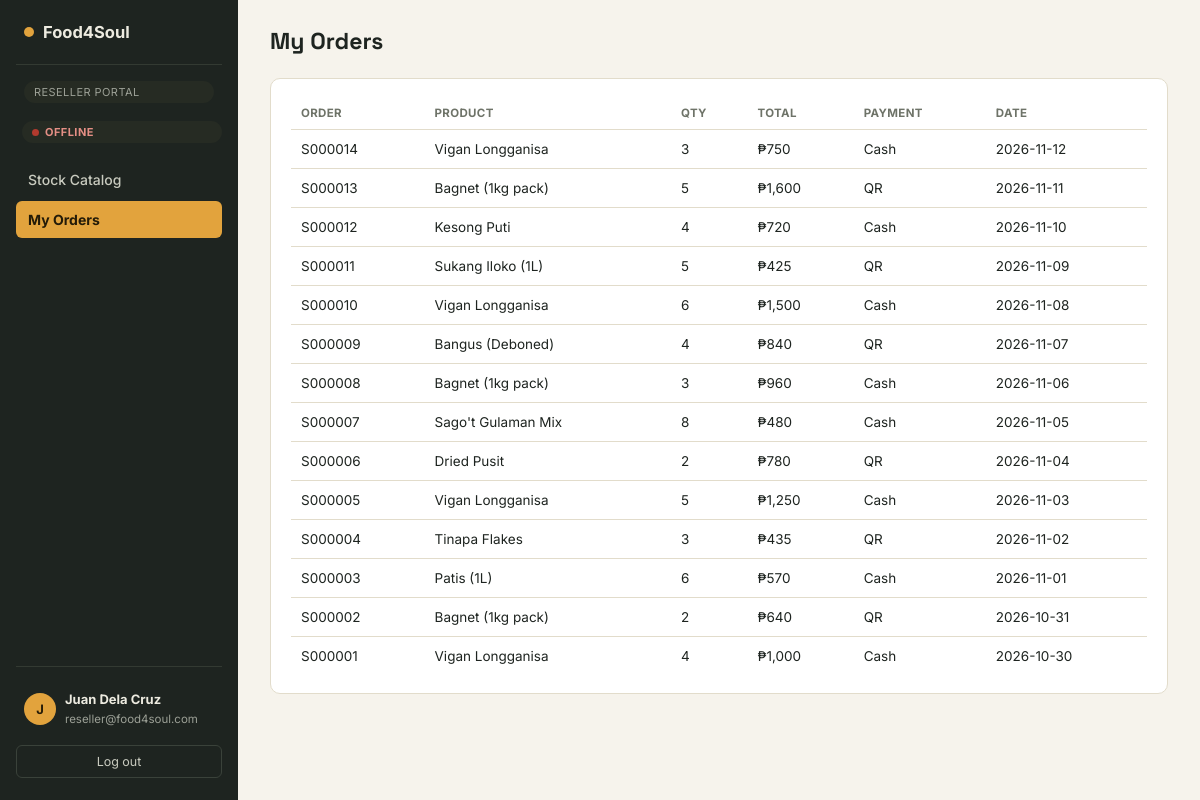
Page /reseller/orders.php (signed in) on the committed database.
### tables this page shows
CREATE TABLE sales (
  Sale_ID         VARCHAR(10) PRIMARY KEY,
  Sale_Date       DATE NOT NULL,
  User_ID         VARCHAR(10) NOT NULL,
  Product_ID      VARCHAR(10) NOT NULL,
  Quantity_Sold   INT NOT NULL,
  Unit_Price      DECIMAL(10,2) NOT NULL,
  Total_Amount    DECIMAL(10,2) NOT NULL,
  Payment_Method  ENUM('Cash','QR') DEFAULT 'Cash',
  CONSTRAINT fk_sales_user    FOREIGN KEY (User_ID)    REFERENCES users(User_ID)       ON DELETE CASCADE,
  CONSTRAINT fk_sales_product FOREIGN KEY (Product_ID) REFERENCES products(Product_ID) ON DELETE CASCADE
);

CREATE TABLE products (
  Product_ID              VARCHAR(10)  PRIMARY KEY,
  Product_Name            VARCHAR(100) NOT NULL,
  Description             TEXT,
  Category                VARCHAR(50),
  Unit_Price              DECIMAL(10,2) NOT NULL,
  Current_Stock_Quantity  INT NOT NULL DEFAULT 0,
  Supplier_ID             VARCHAR(10),
  CONSTRAINT fk_products_supplier
    FOREIGN KEY (Supplier_ID) REFERENCES suppliers(Supplier_ID) ON DELETE SET NULL
);

### includes/functions.php (called while the page is built, shortened)
<?php
function peso($amount) {
    return '₱' . number_format((float)$amount, 0);
}

### reseller/orders.php (the view, shortened to what this page needs)
<?php
require_once __DIR__ . '/../includes/auth.php';
require_once __DIR__ . '/../includes/functions.php';
$stmt = $pdo->prepare("SELECT s.*, p.Product_Name FROM sales s JOIN products p ON p.Product_ID = s.Product_ID
                        WHERE s.User_ID = ? ORDER BY s.Sale_Date DESC, s.Sale_ID DESC");
$stmt->execute([current_user()['User_ID']]);
$mine = $stmt->fetchAll();
require __DIR__ . '/../includes/header.php';
?>
<div class="topbar"><h1>My Orders</h1></div>
<div class="panel" data-live="my-orders"><div class="table-scroll">
  <table>
    <thead><tr><th>Order</th><th>Product</th><th>Qty</th><th>Total</th><th>Payment</th><th>Date</th></tr></thead>
    <tbody>
      <?php foreach ($mine as $s): ?>
        <tr>
          <td><?= htmlspecialchars($s['Sale_ID']) ?></td>
          <td><?= htmlspecialchars($s['Product_Name']) ?></td>
          <td><?= (int)$s['Quantity_Sold'] ?></td>
          <td><?= peso($s['Total_Amount']) ?></td>
          <td><?= htmlspecialchars($s['Payment_Method']) ?></td>
          <td><?= htmlspecialchars($s['Sale_Date']) ?></td>
        </tr>
      <?php endforeach; ?>
    </tbody>
  </table>
</div></div>
<?php require __DIR__ . '/../includes/footer.php'; ?>

### assets/css/style.css (style rules this page uses)
:root { --ink:#1E2420; --ink-soft:#3A433C; --paper:#F6F3EC; --paper-raised:#FFFFFF; --line:#E2DCCB; --marigold:#E2A33D; --marigold-deep:#B97F1F; --basil:#3E6B52; --basil-soft:#E6EEE7; --paprika:#B23A2E; --paprika-soft:#F7E4DF; --slate:#6E7368; --radius-sm:6px; --radius-md:10px; --radius-lg:18px; }
* { box-sizing:border-box; }
html,body { height:100%; }
body { margin:0;font-family:'Inter',system-ui,sans-serif;background:var(--paper);color:var(--ink); }
h1,h2,h3,.num { font-family:'Space Grotesk',system-ui,sans-serif; }
.topbar { display:flex;align-items:center;justify-content:space-between;margin-bottom:22px;gap:16px;flex-wrap:wrap; }
.topbar h1 { font-size:23px;margin:0; }
.panel { background:var(--paper-raised);border:1px solid var(--line);border-radius:var(--radius-md);padding:18px 20px;margin-bottom:20px; }
.table-scroll { overflow-x:auto; }
table { width:100%;border-collapse:collapse;font-size:13.5px; }
th { text-align:left;font-size:11.5px;text-transform:uppercase;letter-spacing:.03em;color:var(--slate);padding:9px 10px;border-bottom:1px solid var(--line); }
td { padding:11px 10px;border-bottom:1px solid var(--line);vertical-align:middle; }
tr:last-child td { border-bottom:none; }
th { white-space:nowrap; }

### rows in the picture
sales: Sale_ID "S000014", Product_ID.Product_Name "Vigan Longganisa", Quantity_Sold "3", Total_Amount "₱750", Payment_Method "Cash", Sale_Date "2026-11-12"
sales: Sale_ID "S000013", Product_ID.Product_Name "Bagnet (1kg pack)", Quantity_Sold "5", Total_Amount "₱1,600", Payment_Method "QR", Sale_Date "2026-11-11"
sales: Sale_ID "S000012", Product_ID.Product_Name "Kesong Puti", Quantity_Sold "4", Total_Amount "₱720", Payment_Method "Cash", Sale_Date "2026-11-10"
sales: Sale_ID "S000011", Product_ID.Product_Name "Sukang Iloko (1L)", Quantity_Sold "5", Total_Amount "₱425", Payment_Method "QR", Sale_Date "2026-11-09"
sales: Sale_ID "S000010", Product_ID.Product_Name "Vigan Longganisa", Quantity_Sold "6", Total_Amount "₱1,500", Payment_Method "Cash", Sale_Date "2026-11-08"
sales: Sale_ID "S000009", Product_ID.Product_Name "Bangus (Deboned)", Quantity_Sold "4", Total_Amount "₱840", Payment_Method "QR", Sale_Date "2026-11-07"
sales: Sale_ID "S000008", Product_ID.Product_Name "Bagnet (1kg pack)", Quantity_Sold "3", Total_Amount "₱960", Payment_Method "Cash", Sale_Date "2026-11-06"
sales: Sale_ID "S000007", Product_ID.Product_Name "Sago't Gulaman Mix", Quantity_Sold "8", Total_Amount "₱480", Payment_Method "Cash", Sale_Date "2026-11-05"
sales: Sale_ID "S000006", Product_ID.Product_Name "Dried Pusit", Quantity_Sold "2", Total_Amount "₱780", Payment_Method "QR", Sale_Date "2026-11-04"
sales: Sale_ID "S000005", Product_ID.Product_Name "Vigan Longganisa", Quantity_Sold "5", Total_Amount "₱1,250", Payment_Method "Cash", Sale_Date "2026-11-03"
sales: Sale_ID "S000004", Product_ID.Product_Name "Tinapa Flakes", Quantity_Sold "3", Total_Amount "₱435", Payment_Method "QR", Sale_Date "2026-11-02"
sales: Sale_ID "S000003", Product_ID.Product_Name "Patis (1L)", Quantity_Sold "6", Total_Amount "₱570", Payment_Method "Cash", Sale_Date "2026-11-01"
sales: Sale_ID "S000002", Product_ID.Product_Name "Bagnet (1kg pack)", Quantity_Sold "2", Total_Amount "₱640", Payment_Method "QR", Sale_Date "2026-10-31"
sales: Sale_ID "S000001", Product_ID.Product_Name "Vigan Longganisa", Quantity_Sold "4", Total_Amount "₱1,000", Payment_Method "Cash", Sale_Date "2026-10-30"

### other values in the picture
$role "RESELLER"
$label "Stock Catalog"
$label "My Orders"
mb_substr($user['Full_Name'] ?? '?', 0, 1) "J"
$user['Full_Name'] "Juan Dela Cruz"
$user['Email_Address'] "reseller@food4soul.com"
